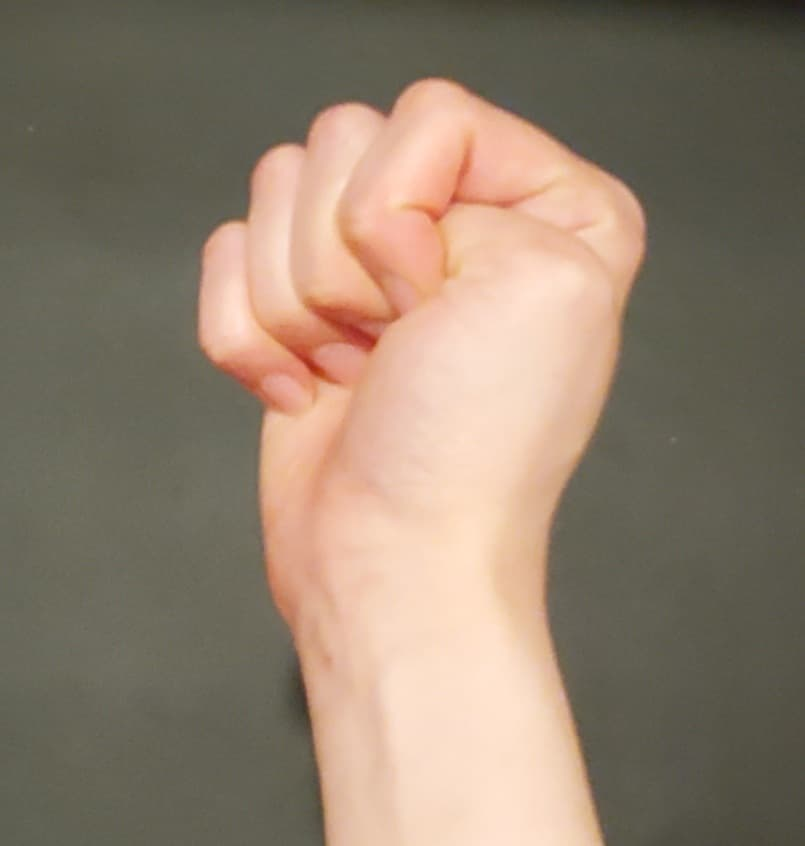
#> input picture American Sign Language Test Files/Pics/157212520_768557790729526_4971617021658650445_n.jpg, 805 x 846 px; its folder holds only this picture in this run
$ jupyter execute resize-images.ipynb
#> lines starting #> are read from the running program, lines starting #| are printed output that depends on the picture
[cell 1]
from PIL import Image, ImageOps
import os

[cell 2]
folder = "C:/Users/Ashlee Home/Desktop/American Sign Language Test Files/Pics"

[cell 3]
count = 1
for folder, subfolder, files in os.walk(folder):
    for file in files:
        pic = folder + '/' + file
        hand_sign = Image.open(pic)
#> hand_sign is the input picture: PIL image 805x846 RGB; mean R, G, B 144.5, 127.8, 110.1

        resized = hand_sign.resize((200,200))
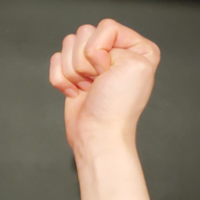
#> resized: PIL image 200x200 RGB; mean R, G, B 144.5, 127.8, 110.1
        final = ImageOps.grayscale(resized)
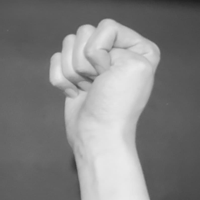
#> final: PIL image 200x200 L; min 30, max 234, mean 130.8

        new_folder = folder[:(folder.rfind('/') + 1)] + 'resized pics'
        final.save(new_folder + '/' + 'resized' + str(count) + '.jpg')
        count += 1

$ run again, on American Sign Language Test Files/Pics/158082228_866791110840170_7790066248714801194_n.jpg
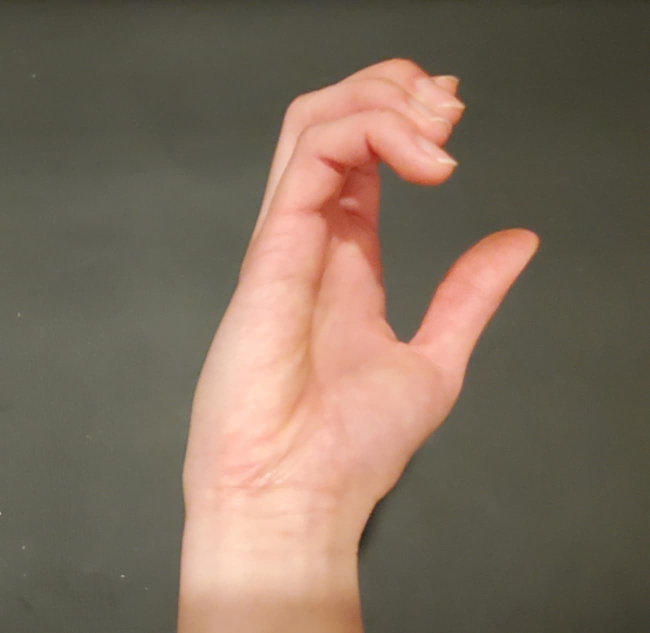
#> input picture American Sign Language Test Files/Pics/158082228_866791110840170_7790066248714801194_n.jpg, 1299 x 1266 px (shown at 1/2 size)
#> hand_sign is the input picture: PIL image 1299x1266 RGB; mean R, G, B 125.8, 108.9, 92.8
#> `resized = hand_sign.resize((200,200))`:
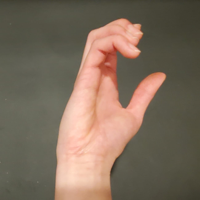
#> resized: PIL image 200x200 RGB; mean R, G, B 125.8, 108.9, 92.8
#> `final = ImageOps.grayscale(resized)`:
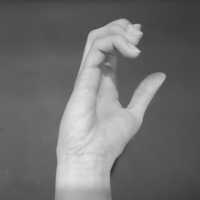
#> final: PIL image 200x200 L; min 44, max 228, mean 112.1

$ run again, on American Sign Language Test Files/Pics/158117258_941851559954494_517564438594688274_n.jpg
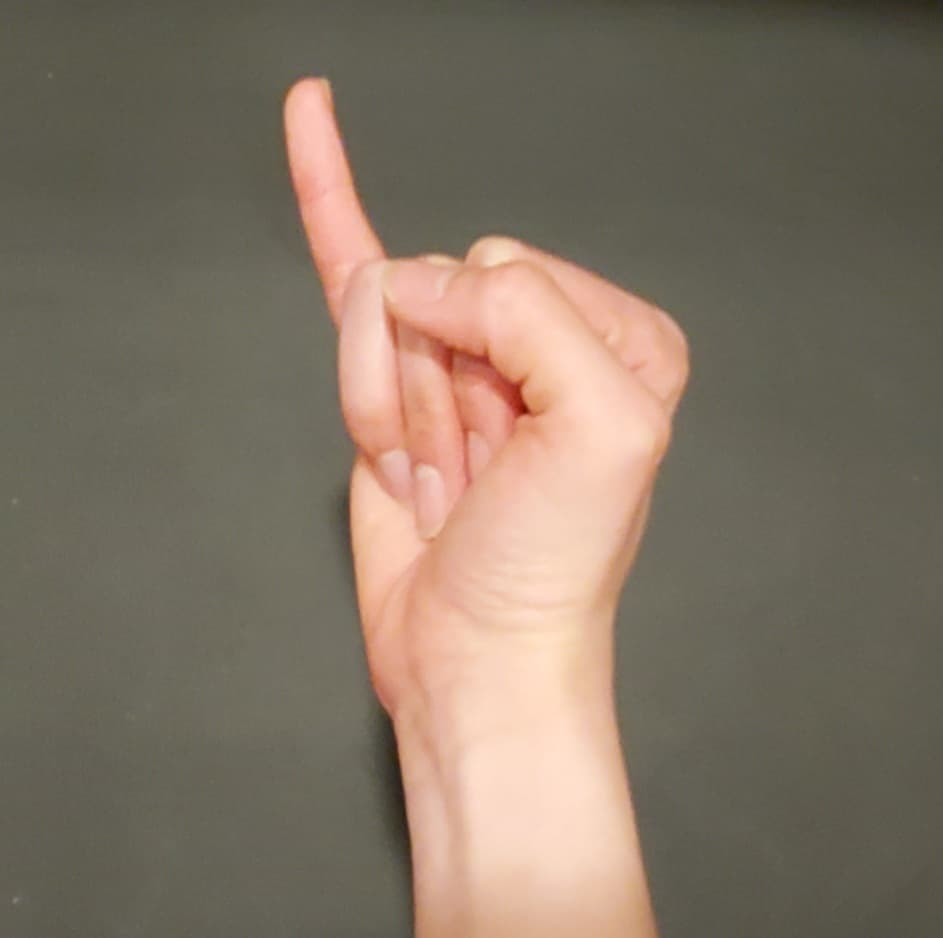
#> input picture American Sign Language Test Files/Pics/158117258_941851559954494_517564438594688274_n.jpg, 943 x 938 px
#> hand_sign is the input picture: PIL image 943x938 RGB; mean R, G, B 129, 115.7, 100.4
#> `final = ImageOps.grayscale(resized)`:
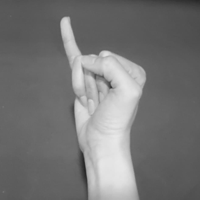
#> final: PIL image 200x200 L; min 37, max 232, mean 117.9

$ run again, on American Sign Language Test Files/Pics/158267060_173226534459519_4090190758962579870_n.jpg
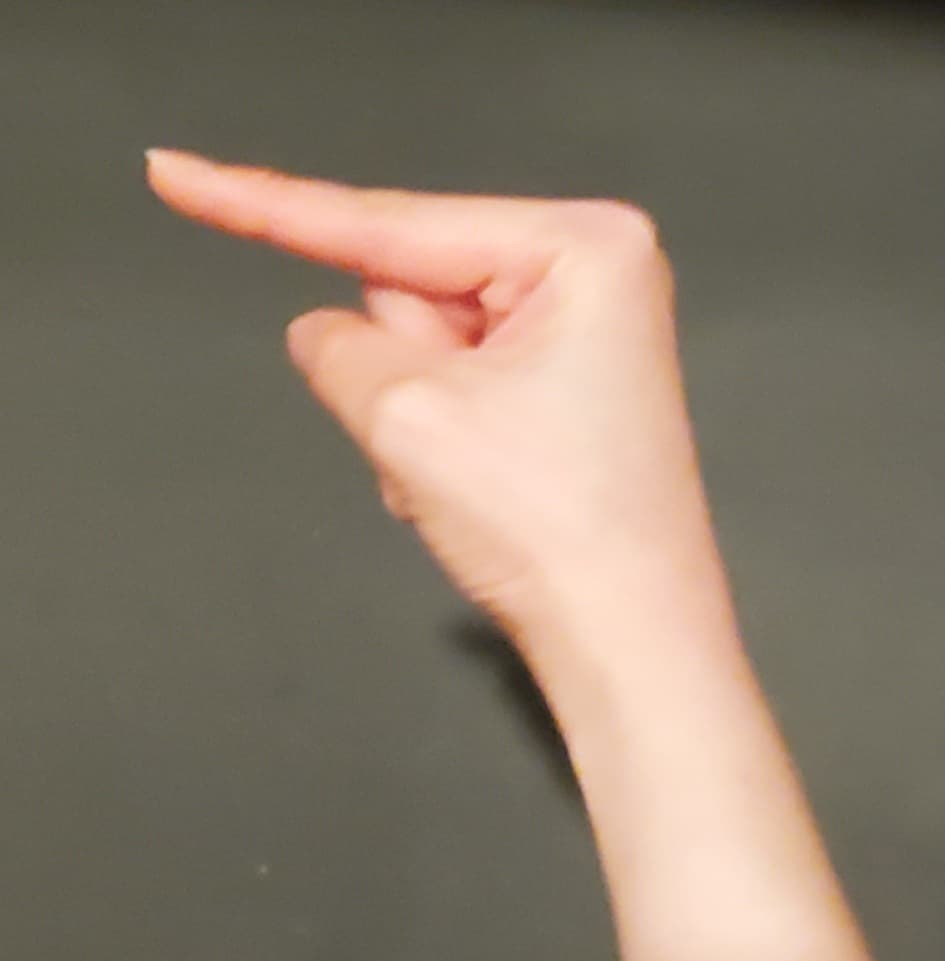
#> input picture American Sign Language Test Files/Pics/158267060_173226534459519_4090190758962579870_n.jpg, 945 x 961 px
#> hand_sign is the input picture: PIL image 945x961 RGB; mean R, G, B 134.9, 121.6, 105.6
#> `final = ImageOps.grayscale(resized)`:
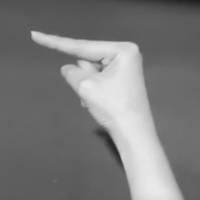
#> final: PIL image 200x200 L; min 29, max 233, mean 123.7

$ run again, on American Sign Language Test Files/Pics/157852684_128646502521585_2036160561474034037_n.jpg
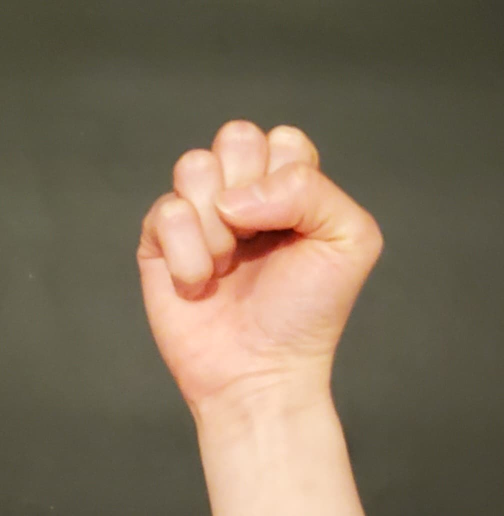
#> input picture American Sign Language Test Files/Pics/157852684_128646502521585_2036160561474034037_n.jpg, 1007 x 1032 px (shown at 1/2 size)
#> hand_sign is the input picture: PIL image 1007x1032 RGB; mean R, G, B 125.6, 111.1, 90.5
#> `resized = hand_sign.resize((200,200))`:
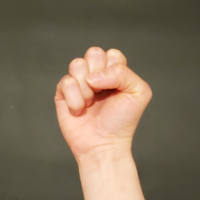
#> resized: PIL image 200x200 RGB; mean R, G, B 125.6, 111.1, 90.5
#> `final = ImageOps.grayscale(resized)`:
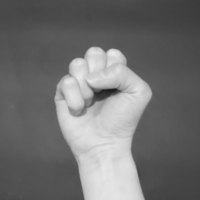
#> final: PIL image 200x200 L; min 26, max 234, mean 113.1
